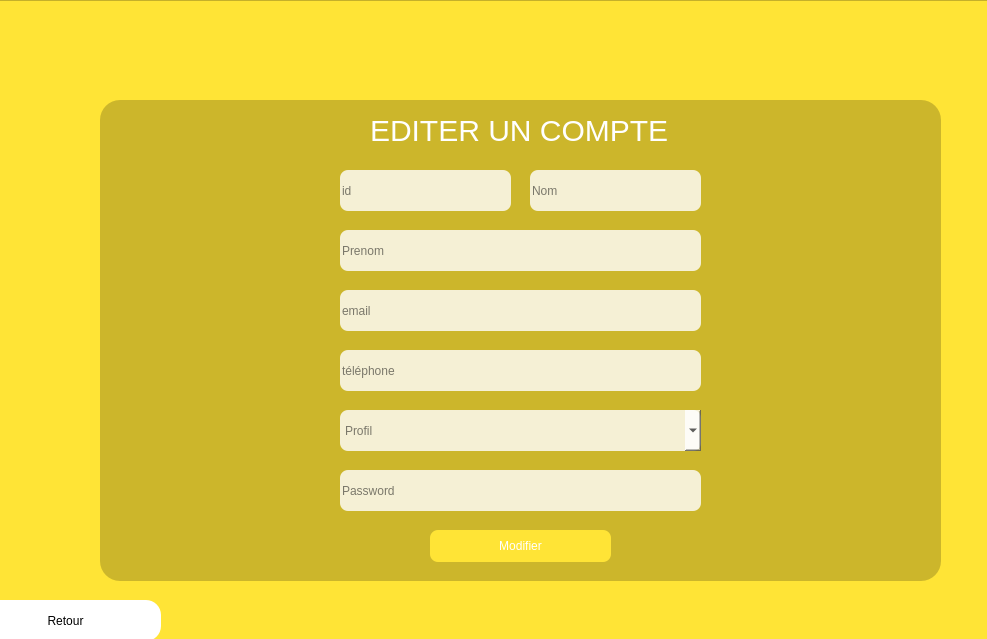
<?xml version="1.0" encoding="UTF-8"?>
<ui version="4.0">
 <class>EditerCompte</class>
 <widget class="QMainWindow" name="EditerCompte">
  <property name="geometry">
   <rect>
    <x>0</x>
    <y>0</y>
    <width>987</width>
    <height>639</height>
   </rect>
  </property>
  <property name="cursor">
   <cursorShape>PointingHandCursor</cursorShape>
  </property>
  <property name="windowTitle">
   <string>MainWindow</string>
  </property>
  <widget class="QWidget" name="centralwidget">
   <widget class="QFrame" name="frame">
    <property name="geometry">
     <rect>
      <x>-290</x>
      <y>0</y>
      <width>1281</width>
      <height>801</height>
     </rect>
    </property>
    <property name="styleSheet">
     <string notr="true">background-color: rgb(255,228,54)</string>
    </property>
    <property name="frameShape">
     <enum>QFrame::StyledPanel</enum>
    </property>
    <property name="frameShadow">
     <enum>QFrame::Raised</enum>
    </property>
    <widget class="QFrame" name="frame_haut">
     <property name="geometry">
      <rect>
       <x>0</x>
       <y>9</y>
       <width>1271</width>
       <height>71</height>
      </rect>
     </property>
     <property name="styleSheet">
      <string notr="true">border:none;</string>
     </property>
     <property name="frameShape">
      <enum>QFrame::StyledPanel</enum>
     </property>
     <property name="frameShadow">
      <enum>QFrame::Raised</enum>
     </property>
    </widget>
    <widget class="QFrame" name="frame_3">
     <property name="geometry">
      <rect>
       <x>390</x>
       <y>100</y>
       <width>841</width>
       <height>481</height>
      </rect>
     </property>
     <property name="styleSheet">
      <string notr="true">background-color:rgba(0,0,0,0.2);
border-radius:20px;
</string>
     </property>
     <property name="frameShape">
      <enum>QFrame::StyledPanel</enum>
     </property>
     <property name="frameShadow">
      <enum>QFrame::Raised</enum>
     </property>
     <widget class="QLineEdit" name="tel">
      <property name="geometry">
       <rect>
        <x>240</x>
        <y>250</y>
        <width>361</width>
        <height>41</height>
       </rect>
      </property>
      <property name="styleSheet">
       <string notr="true">border-radius:8px;
color:black;
background-color:rgba(255,255,255,0.8)

</string>
      </property>
      <property name="placeholderText">
       <string>téléphone</string>
      </property>
     </widget>
     <widget class="QLineEdit" name="prenom">
      <property name="geometry">
       <rect>
        <x>240</x>
        <y>130</y>
        <width>361</width>
        <height>41</height>
       </rect>
      </property>
      <property name="styleSheet">
       <string notr="true">border-radius:8px;
color:black;
background-color:rgba(255,255,255,0.8)

</string>
      </property>
      <property name="placeholderText">
       <string>Prenom</string>
      </property>
     </widget>
     <widget class="QLineEdit" name="lineEdit_7">
      <property name="geometry">
       <rect>
        <x>430</x>
        <y>70</y>
        <width>171</width>
        <height>41</height>
       </rect>
      </property>
      <property name="styleSheet">
       <string notr="true">border-radius:8px;
color:black;
background-color:rgba(255,255,255,0.8)

</string>
      </property>
      <property name="placeholderText">
       <string>Nom</string>
      </property>
     </widget>
     <widget class="QLineEdit" name="lineEdit_10">
      <property name="geometry">
       <rect>
        <x>240</x>
        <y>70</y>
        <width>171</width>
        <height>41</height>
       </rect>
      </property>
      <property name="styleSheet">
       <string notr="true">border-radius:8px;
color:black;
background-color:rgba(255,255,255,0.8)

</string>
      </property>
      <property name="placeholderText">
       <string>id</string>
      </property>
     </widget>
     <widget class="QLineEdit" name="lineEdit_74">
      <property name="geometry">
       <rect>
        <x>240</x>
        <y>370</y>
        <width>361</width>
        <height>41</height>
       </rect>
      </property>
      <property name="styleSheet">
       <string notr="true">border-radius:8px;
color:black;
background-color:rgba(255,255,255,0.8)

</string>
      </property>
      <property name="placeholderText">
       <string>Password</string>
      </property>
     </widget>
     <widget class="QLabel" name="label_3">
      <property name="geometry">
       <rect>
        <x>270</x>
        <y>10</y>
        <width>351</width>
        <height>41</height>
       </rect>
      </property>
      <property name="styleSheet">
       <string notr="true">background-color:none;
border:none;
font:90 30pt &quot;metropolis&quot;;
font-size:30px;
color:white</string>
      </property>
      <property name="text">
       <string>EDITER UN COMPTE</string>
      </property>
     </widget>
     <widget class="QLineEdit" name="lineEdit_6">
      <property name="geometry">
       <rect>
        <x>240</x>
        <y>190</y>
        <width>361</width>
        <height>41</height>
       </rect>
      </property>
      <property name="styleSheet">
       <string notr="true">border-radius:8px;
color:black;
background-color:rgba(255,255,255,0.8)

</string>
      </property>
      <property name="placeholderText">
       <string>email</string>
      </property>
     </widget>
     <widget class="QPushButton" name="update_btn">
      <property name="geometry">
       <rect>
        <x>330</x>
        <y>430</y>
        <width>181</width>
        <height>32</height>
       </rect>
      </property>
      <property name="styleSheet">
       <string notr="true">QPushButton{
background-color:#FFE436;
border-top-left-radius:20px;
border-bottom-left-radius:20px;
color:rgb(255,255,255);
font:77 21pt &quot;metropolis&quot;;
border-radius:8px;


}
QPushButton:hover{
background-color:white;
border-radius:15px;
color:rgb(0,0,0);
font:77 18pt &quot;metropolis&quot;;


}
</string>
      </property>
      <property name="text">
       <string>Modifier</string>
      </property>
     </widget>
     <widget class="QComboBox" name="comboBox">
      <property name="geometry">
       <rect>
        <x>240</x>
        <y>310</y>
        <width>361</width>
        <height>41</height>
       </rect>
      </property>
      <property name="styleSheet">
       <string notr="true">border-radius:8px;
color:black;
background-color:rgba(255,255,255,0.8)

</string>
      </property>
      <property name="placeholderText">
       <string>Profil</string>
      </property>
     </widget>
    </widget>
    <widget class="QPushButton" name="pushButton_13">
     <property name="geometry">
      <rect>
       <x>260</x>
       <y>600</y>
       <width>191</width>
       <height>41</height>
      </rect>
     </property>
     <property name="styleSheet">
      <string notr="true">background-color:white;
color:black;
border-radius:15px;
font:90 18pt &quot;metropolis&quot;;</string>
     </property>
     <property name="text">
      <string>Retour</string>
     </property>
    </widget>
   </widget>
  </widget>
 </widget>
 <resources>
  <include location="../ressource.qrc"/>
 </resources>
 <connections/>
</ui>
